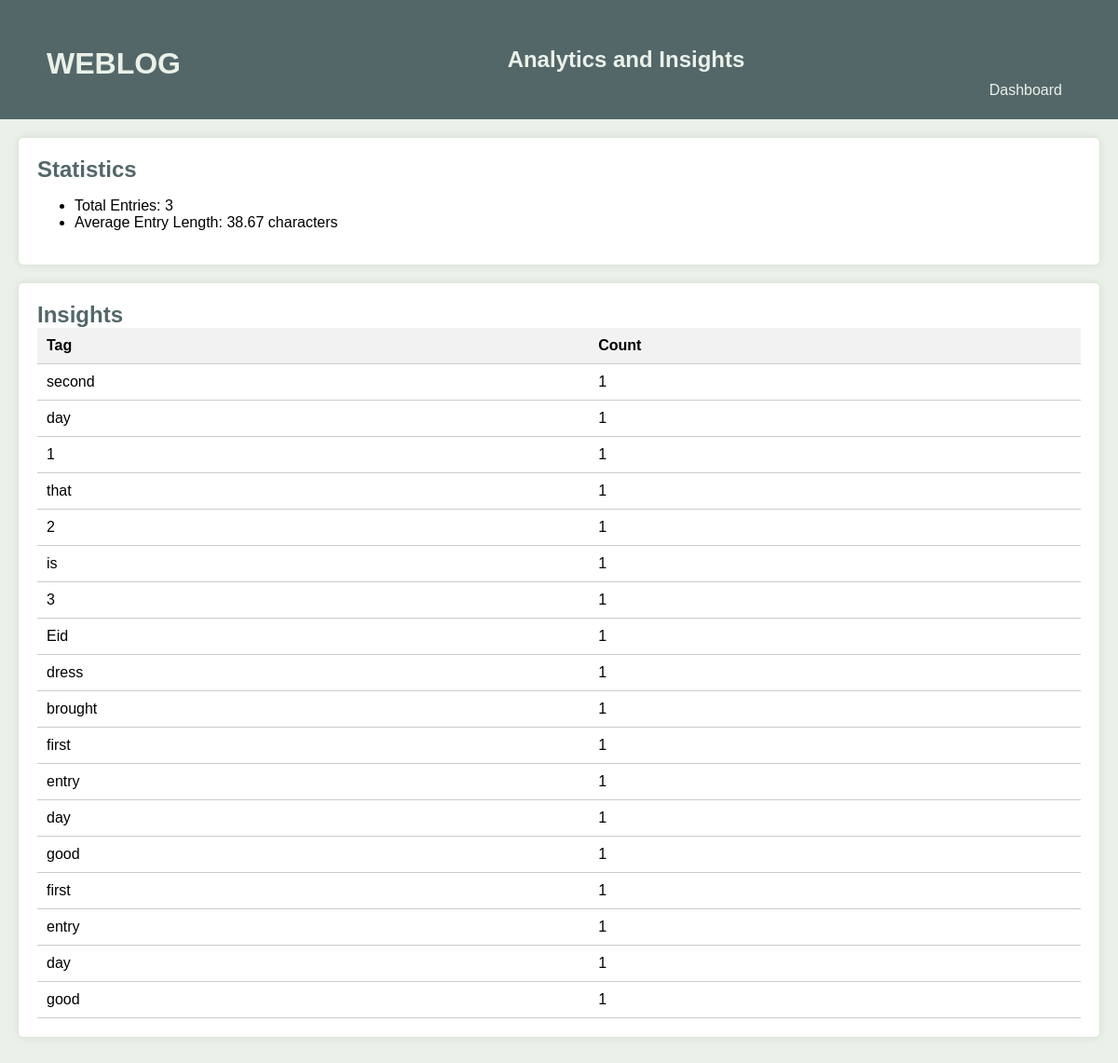
Page /public_html/analytics.php (signed in) on the committed database.
### tables this page shows
CREATE TABLE `tag` (
  `TagID` int(11) NOT NULL,
  `Name` varchar(255) NOT NULL
);

### public_html/analytics.php (the view, shortened to what this page needs)
<?php
require_once "../include/db.php";
$user_id = $_SESSION["user_id"];
$query_total_entries = "SELECT COUNT(*) AS total_entries FROM journalentry WHERE userid='$user_id'";
$result_total_entries = $conn->query($query_total_entries);
$total_entries = ($result_total_entries) ? $result_total_entries->fetch_assoc()['total_entries'] : 0;
$query_avg_entry_length = "SELECT AVG(LENGTH(content)) AS avg_entry_length FROM journalentry WHERE userid='$user_id'";
$result_avg_entry_length = $conn->query($query_avg_entry_length);
$avg_entry_length = ($result_avg_entry_length) ? $result_avg_entry_length->fetch_assoc()['avg_entry_length'] : 0;
$query_most_used_tags = "SELECT tagid, name, COUNT(*) AS tag_count FROM tag GROUP BY tagid, name ORDER BY tag_count DESC LIMIT 5";
$result_most_used_tags = $conn->query($query_most_used_tags);
$query_all_tags = "SELECT tagid, name, COUNT(*) AS tag_count FROM tag GROUP BY tagid, name ORDER BY tag_count DESC";
$result_all_tags = $conn->query($query_all_tags);
$all_tags = ($result_all_tags) ? $result_all_tags->fetch_all(MYSQLI_ASSOC) : [];
?>
<!DOCTYPE html>
<html lang="en">
<head>
    <link rel="stylesheet" href="../assets/css/analytics.css">
</head>
<body>
    <header>
        <h1>WEBLOG</h1>
        <h2>Analytics and Insights</h2>
        <a href="dashboard.php">Dashboard</a>
    </header>
    <main>
        <section class="analytics">
            <h2>Statistics</h2>
            <ul>
                <li>Total Entries: <?php echo $total_entries; ?></li>
                <li>Average Entry Length: <?php echo round($avg_entry_length, 2); ?> characters</li>
            </ul>
        </section>
        <section class="insights">
            <h2>Insights</h2>
            <table>
                <tr>
                    <th>Tag</th>
                    <th>Count</th>
                </tr>
                <?php foreach ($all_tags as $tag) : ?>
                    <tr>
                        <td><?php echo $tag['name']; ?></td>
                        <td><?php echo $tag['tag_count']; ?></td>
                    </tr>
                <?php endforeach; ?>
            </table>
        </section>
    </main>
</body>
</html>

### assets/css/analytics.css (style rules this page uses)
body { font-family: Arial, sans-serif; background-color: #EAF1E8; margin: 0; padding: 0; }
header { background-color: #536769; color: #EAF1E8; padding: 50px; text-align: center; }
h1 { margin: 0; float: left; }
h2 { margin: 0; }
header a { color: #EAF1E8; float: right; text-decoration: none; padding: 10px; margin: 0; border-radius: 5px; transition: 0.2s; }
main { padding: 20px; }
section { background-color: #fff; padding: 20px; margin-bottom: 20px; border-radius: 5px; box-shadow: 0 0 10px rgba(0, 0, 0, 0.1); }
.analytics h2, .insights h2 { color: #536769; }
table { width: 100%; border-collapse: collapse; }
th, td { padding: 10px; border-bottom: 1px solid #ccc; text-align: left; }
th { background-color: #f2f2f2; }

### rows in the picture
tag: Name "second", tag_count "1"
tag: Name "day", tag_count "1"
tag: Name "1", tag_count "1"
tag: Name "that", tag_count "1"
tag: Name "2", tag_count "1"
tag: Name "is", tag_count "1"
tag: Name "3", tag_count "1"
tag: Name "Eid", tag_count "1"
tag: Name "dress", tag_count "1"
tag: Name "brought", tag_count "1"
tag: Name "first", tag_count "1"
tag: Name "entry", tag_count "1"
tag: Name "day", tag_count "1"
tag: Name "good", tag_count "1"
tag: Name "first", tag_count "1"
tag: Name "entry", tag_count "1"
tag: Name "day", tag_count "1"
tag: Name "good", tag_count "1"

### other values in the picture
$total_entries "3"
$avg_entry_length "38.67"
